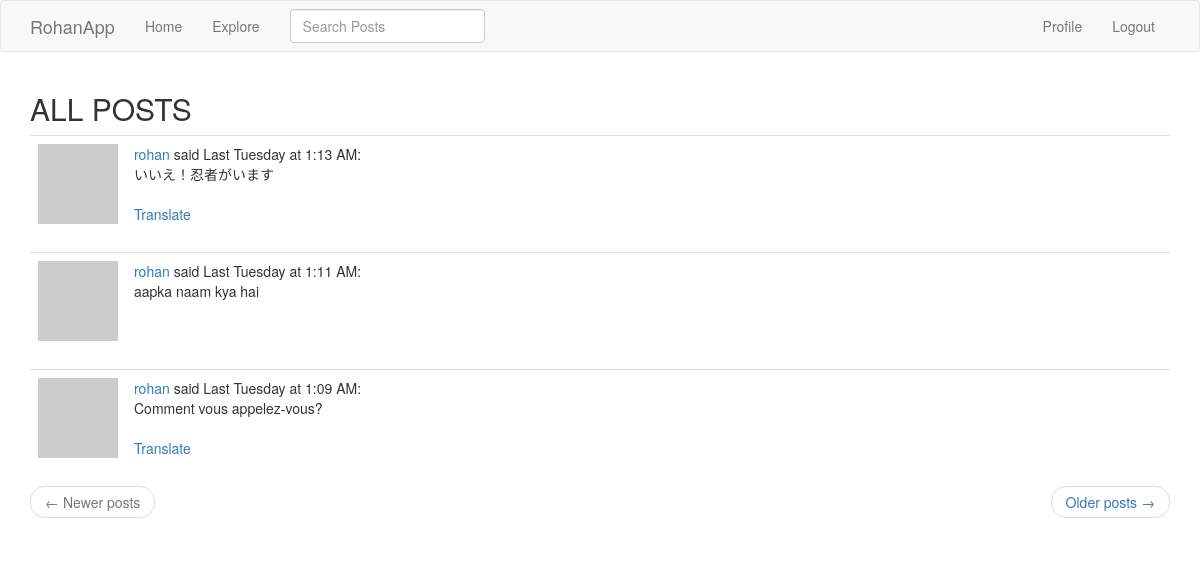
The page /explore (signed in) on the database its author committed.
### app/models.py (models this page shows, shortened)
class SearchableMixin(object):
    @classmethod
    def before_commit(cls, session):
        session._changes = {
            'add': [obj for obj in session.new if isinstance(obj, cls)],
            'update': [obj for obj in session.dirty if isinstance(obj, cls)], # there is no db.session.update()
            'delete': [obj for obj in session.deleted if isinstance(obj, cls)]
        }
    @classmethod
    def after_commit(cls, session):
        for obj in session._changes['add']:
            add_to_index(cls.__tablename__, obj)
        for obj in session._changes['update']: # modified post overwrites original post in Elasticsearch db
            add_to_index(cls.__tablename__, obj)
        for obj in session._changes['delete']:
            remove_from_index(cls.__tablename__, obj)
        session._changes = None # resets the dictionary - which survived the commit - to None

class Post(SearchableMixin, db.Model):
    __searchable__ = ['body']
    id = db.Column(db.Integer, primary_key=True)
    body = db.Column(db.String(140))
    timestamp = db.Column(db.DateTime, index=True, default=datetime.utcnow) # datetime.utcnow, NOT datetime.utcnow()
    user_id = db.Column(db.Integer, db.ForeignKey('user.id'))
    language = db.Column(db.String(5))

class User(UserMixin, db.Model):
    id = db.Column(db.Integer, primary_key=True)
    username = db.Column(db.String(64), index=True, unique=True)
    email = db.Column(db.String(120), index=True, unique=True)
    password_hash = db.Column(db.String(128))
    posts = db.relationship('Post', backref='author', lazy='dynamic') # u.posts, p.author(s)
    about_me = db.Column(db.String(140))
    last_seen = db.Column(db.DateTime, default=datetime.utcnow)
    followed = db.relationship('User', secondary=followers,
        primaryjoin=(followers.c.follower_id == id), # LEFT # why isn't it just followers.follower_id ?
        secondaryjoin=(followers.c.followed_id == id), # RIGHT
        backref=db.backref('followers', lazy='dynamic'), lazy='dynamic')
    def avatar(self, size):
        digest = md5(self.email.lower().encode('utf-8')).hexdigest() # .encode('utf-8') converts email string to bytes
        return 'https://www.gravatar.com/avatar/{}?d=identicon&s={}'.format(digest, size)

### app/main/routes.py (the view)
@bp.route('/explore')
@login_required
def explore():
    page = request.args.get('page', 1, type=int) # "page" as opposed to "next" in URL
    posts = Post.query.order_by(Post.timestamp.desc()).paginate(
        page, current_app.config['POSTS_PER_PAGE'], False) # False means return empty if out of range, not 404
    next_url = url_for('main.explore', page=posts.next_num) if posts.has_next else None
    prev_url = url_for('main.explore', page=posts.prev_num) if posts.has_prev else None
    return render_template('explore.html', title='Explore', posts=posts.items, next_url=next_url, prev_url=prev_url)

### app/main/forms.py
class SearchForm(FlaskForm):
    q = StringField('Search Posts', validators=[DataRequired()])
    def __init__(self, *args, **kwargs):
        if 'formdata' not in kwargs:
            kwargs['formdata'] = request.args # default is request.form
        if 'csrf_enabled' not in kwargs:
            kwargs['csrf_enabled'] = False # also, not putting form.hidden_tag() in the template
        super(SearchForm, self).__init__(*args, **kwargs)

### app/main/routes.py (called while the page is built)
@bp.before_app_request # executed just before any view function
def before_request():
    if current_user.is_authenticated:
        current_user.last_seen = datetime.utcnow() # .strftime('%m/%d/%Y %I:%M:%S %p')
        db.session.commit()
        g.search_form = SearchForm()
    g.locale = str(get_locale())

### app/models.py (called while the page is built)
@login.user_loader
def load_user(id):
    return User.query.get(int(id))

### app/templates/explore.html
{% extends "base.html" %}
{% block app_content %}
    <h2>ALL POSTS</h2>
    {% for post in posts %}
        {% include '_post.html' %}
    {% endfor %}
    <nav aria-label="...">
        <ul class="pager">
            <li class="previous{% if not prev_url %} disabled{% endif %}">
                <a href="{{ prev_url or '#' }}">
                    <span aria-hidden="true">&larr;</span> Newer posts
                </a>
            </li>
            <li class="next{% if not next_url %} disabled{% endif %}">
                <a href="{{ next_url or '#' }}">
                    Older posts <span aria-hidden="true">&rarr;</span>
                </a>
            </li>
        </ul>
    </nav>
{% endblock %}

### app/templates/_post.html
<table class="table table-hover">
    <tr>
        <td width="70px">
            <a href="{{ url_for('main.user', username=post.author.username) }}">
                <img src="{{ post.author.avatar(70) }}" />
            </a>
        </td>
        <td>
            <a href="{{ url_for('main.user', username=post.author.username) }}">{{ post.author.username }}</a>
            said {{ moment(post.timestamp).calendar() }}:
            <br>
            <span id="post{{ post.id }}">{{ post.body }}</span>
            {% if post.language and post.language != g.locale %}
            <br><br>
            <span id="translation{{ post.id }}">
                <a href="javascript:translate(
                    '#post{{ post.id }}',
                    '#translation{{ post.id }}',
                    '{{ post.language }}',
                    '{{ g.locale }}');">Translate</a>
            </span>
            {% endif %}
        </td>
    </tr>
</table>

### rows shown on the page
Post: author.username "rohan", timestamp "Last Tuesday at 1:13 AM", body "いいえ！忍者がいます"
Post: author.username "rohan", timestamp "Last Tuesday at 1:11 AM", body "aapka naam kya hai"
Post: author.username "rohan", timestamp "Last Tuesday at 1:09 AM", body "Comment vous appelez-vous?"
